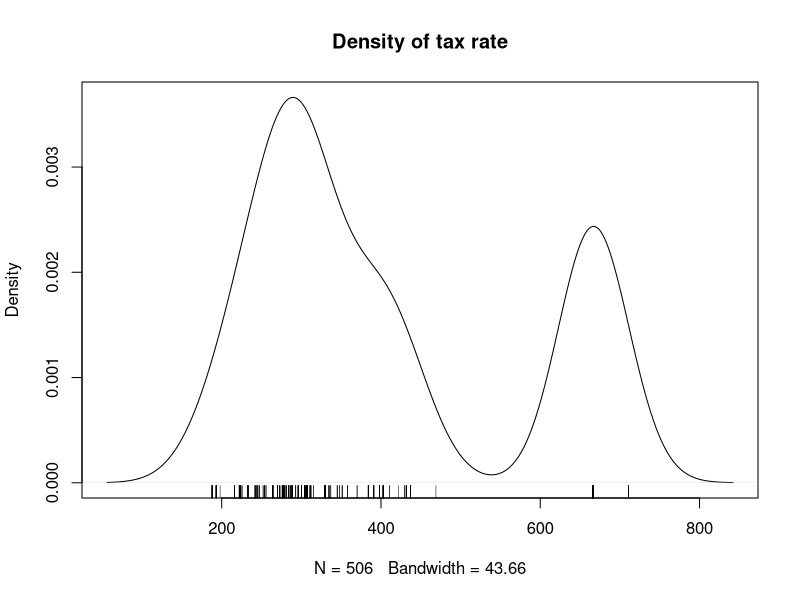
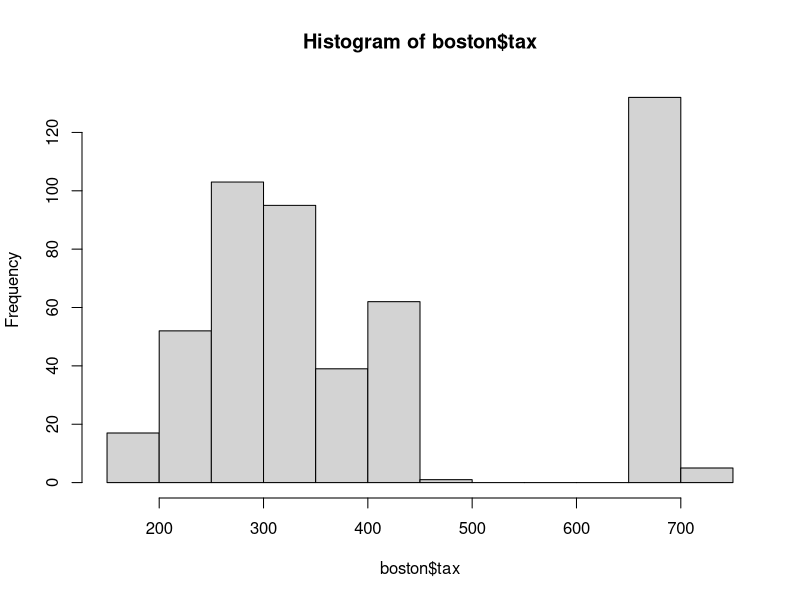
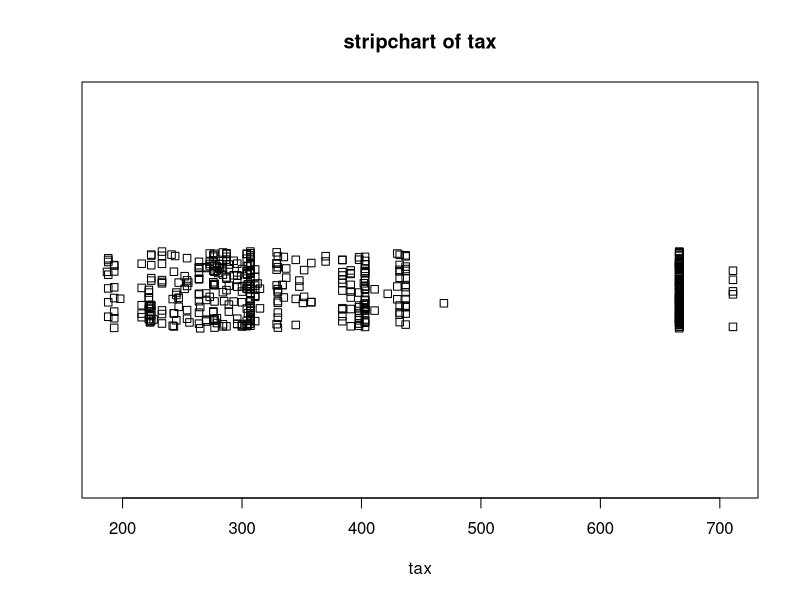
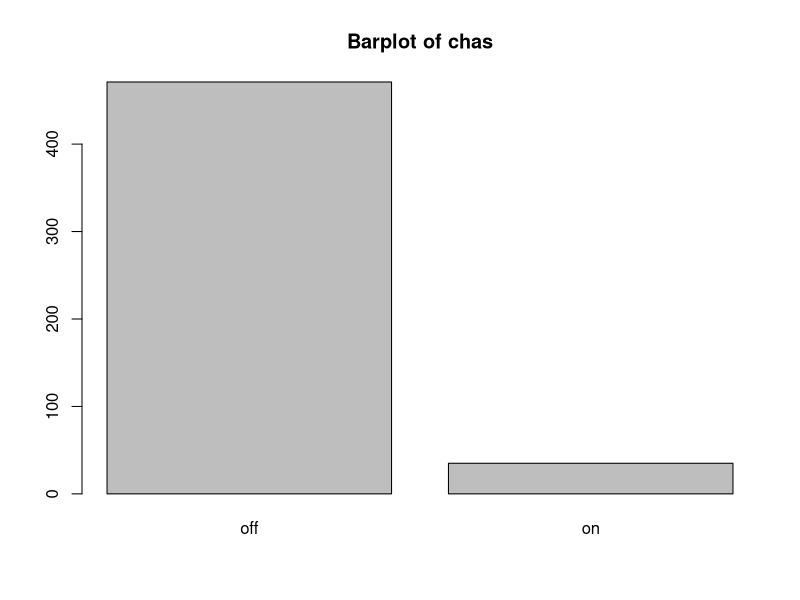
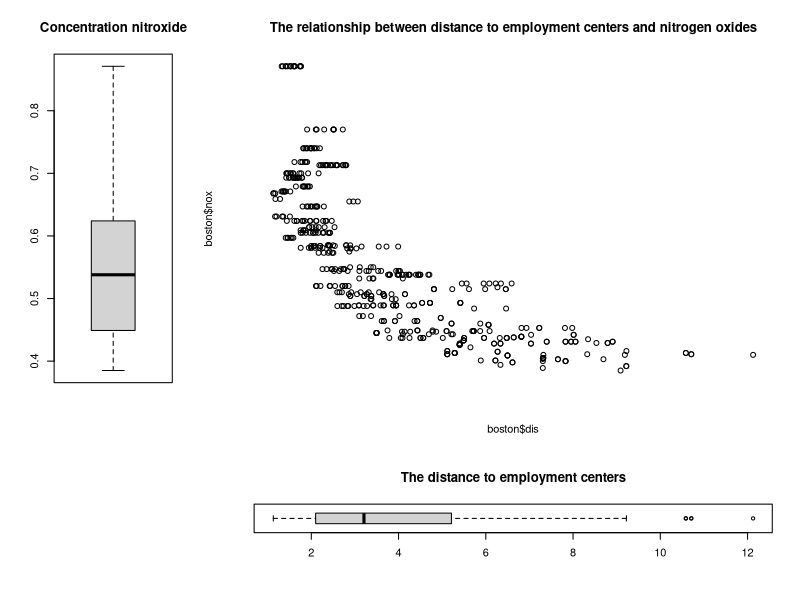
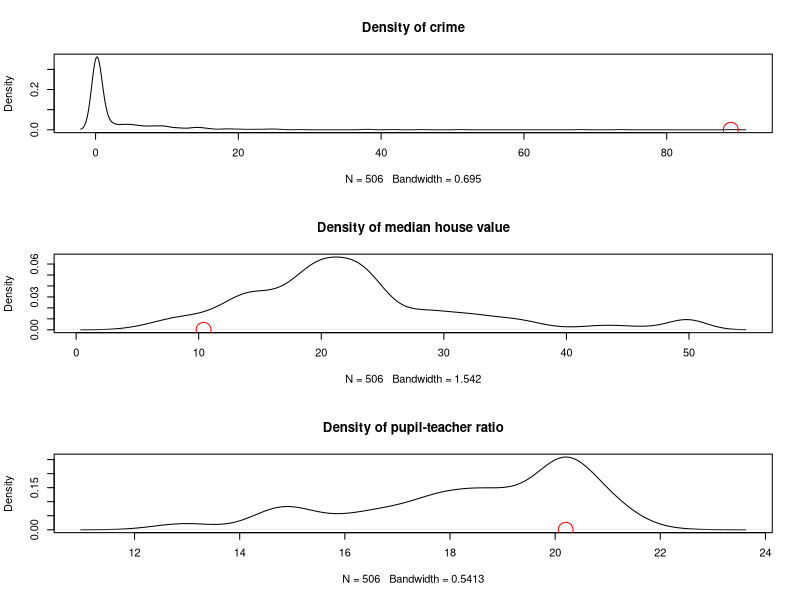

Recreate these plots in R, in order.
## ---- chunk 1
require("MASS")
## ---- chunk 2
boston <- Boston
boston$chas <- factor(Boston$chas,levels=c(0,1),labels=c('off','on'))
## ---- chunk 3
dim(boston)
## ---- chunk 4
plot(density(boston$tax),main = "Density of tax rate")
rug(boston$tax)
## ---- chunk 5
hist(boston$tax)
## ---- chunk 6
stripchart(boston$tax,method = 'jitter',main='stripchart of tax',xlab = 'tax')

## ---- chunk 7
counts= table(boston$chas)
barplot(counts,main = 'Barplot of chas')
## ---- chunk 8
counts
## ---- chunk 9
m<-matrix(data=c(1,2,2,2,1,2,2,2,1,2,2,2,0,3,3,3),nrow = 4, byrow = T)
layout(m)
boxplot(boston$nox,main= 'Concentration nitroxide')
plot(boston$dis,boston$nox,axes=F,main = 'The relationship between distance to employment centers and nitrogen oxides' )
boxplot(boston$dis,horizontal = T,main='The distance to employment centers')
layout(matrix(data=1,nrow=1))

## ---- chunk 10
r=which.max(boston$crim)
n<- matrix(c(1,2,3),nrow=3)
layout(n)
plot(density(boston$crim),main='Density of crime')
points(max(boston$crim),0,pch=1,col='red',cex=3)
plot(density(boston$medv),main = 'Density of median house value')
points(boston$medv[r],0,pch=1,col='red',cex=3)
plot(density(boston$ptratio),main = 'Density of pupil-teacher ratio')
points(boston$ptratio[r],0,pch=1,col='red',cex=3)
